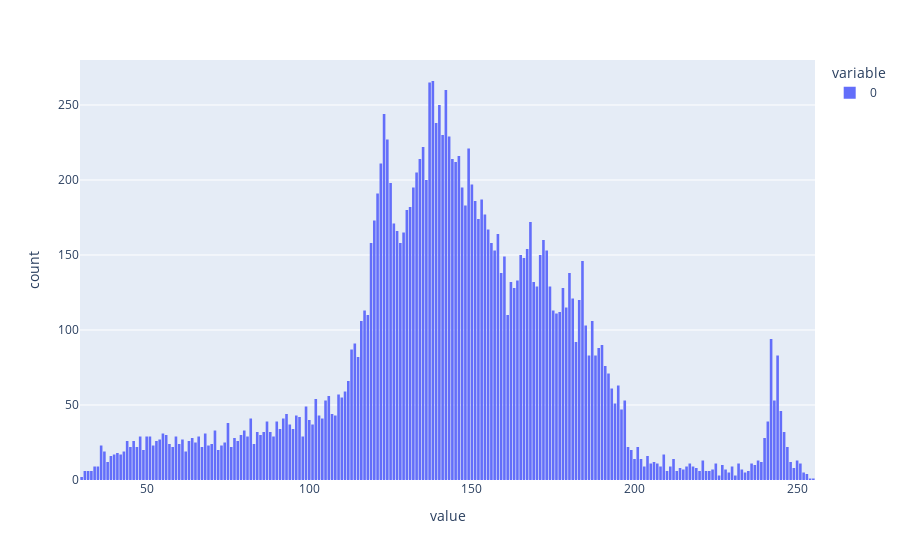

The notebook cell saved with this chart:
### Code cell
fig = px.histogram(train_dataset.imgs[14566][0].flatten(), nbins = 256)
fig.update_layout(bargap=0.2)
fig.show()

### Figure 1 — Plotly figure (JSON) as saved in the notebook; plotly's stock layout.template omitted (floating-point values rounded to 4 significant figures; data arrays with more than 128 entries replaced by an {"elided": "..."} marker saying what was removed)
{"data": [{"alignmentgroup": "True", "bingroup": "x", "hovertemplate": "variable=0<br>value=%{x}<br>count=%{y}<extra></extra>", "legendgroup": "0", "marker": {"color": "#636efa", "pattern": {"shape": ""}}, "name": "0", "nbinsx": 256, "offsetgroup": "0", "orientation": "v", "showlegend": true, "type": "histogram", "x": {"elided": "16384 int values"}, "xaxis": "x", "yaxis": "y"}], "layout": {"bargap": 0.2, "barmode": "relative", "legend": {"title": {"text": "variable"}, "tracegroupgap": 0}, "margin": {"t": 60}, "xaxis": {"anchor": "y", "domain": [0, 1], "title": {"text": "value"}}, "yaxis": {"anchor": "x", "domain": [0, 1], "title": {"text": "count"}}}}
